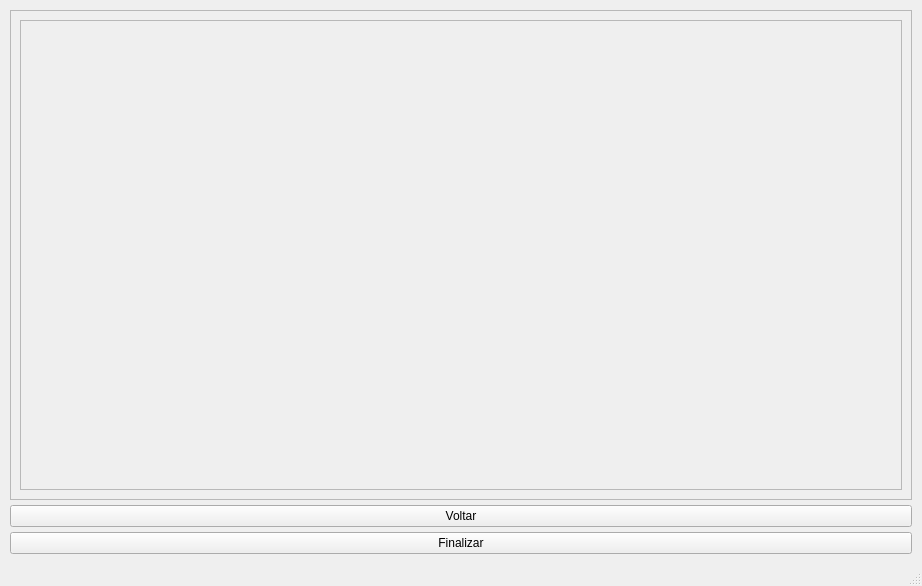
<?xml version="1.0" encoding="UTF-8"?>
<ui version="4.0">
 <class>Page_02</class>
 <widget class="QMainWindow" name="Page_02">
  <property name="geometry">
   <rect>
    <x>0</x>
    <y>0</y>
    <width>922</width>
    <height>586</height>
   </rect>
  </property>
  <property name="windowTitle">
   <string>MainWindow</string>
  </property>
  <property name="documentMode">
   <bool>true</bool>
  </property>
  <widget class="QWidget" name="centralwidget">
   <layout class="QGridLayout" name="gridLayout">
    <property name="leftMargin">
     <number>10</number>
    </property>
    <property name="topMargin">
     <number>10</number>
    </property>
    <property name="rightMargin">
     <number>10</number>
    </property>
    <property name="bottomMargin">
     <number>10</number>
    </property>
    <property name="spacing">
     <number>5</number>
    </property>
    <item row="0" column="0">
     <widget class="QScrollArea" name="scrollArea">
      <property name="frameShape">
       <enum>QFrame::StyledPanel</enum>
      </property>
      <property name="widgetResizable">
       <bool>true</bool>
      </property>
      <widget class="QWidget" name="scrollAreaWidgetContents">
       <property name="geometry">
        <rect>
         <x>0</x>
         <y>0</y>
         <width>900</width>
         <height>476</height>
        </rect>
       </property>
       <layout class="QGridLayout" name="gridLayout_2">
        <item row="0" column="0">
         <widget class="QFrame" name="frame">
          <property name="frameShape">
           <enum>QFrame::StyledPanel</enum>
          </property>
          <property name="frameShadow">
           <enum>QFrame::Raised</enum>
          </property>
          <layout class="QGridLayout" name="gridLayout_3">
           <item row="0" column="0">
            <widget class="QLabel" name="Saida">
             <property name="frameShape">
              <enum>QFrame::NoFrame</enum>
             </property>
             <property name="frameShadow">
              <enum>QFrame::Plain</enum>
             </property>
             <property name="text">
              <string/>
             </property>
            </widget>
           </item>
          </layout>
         </widget>
        </item>
       </layout>
      </widget>
     </widget>
    </item>
    <item row="1" column="0">
     <widget class="QPushButton" name="Voltar">
      <property name="text">
       <string>Voltar</string>
      </property>
     </widget>
    </item>
    <item row="2" column="0">
     <widget class="QPushButton" name="Finalizar">
      <property name="text">
       <string>Finalizar</string>
      </property>
     </widget>
    </item>
   </layout>
  </widget>
  <widget class="QStatusBar" name="statusbar"/>
 </widget>
 <resources/>
 <connections/>
</ui>
